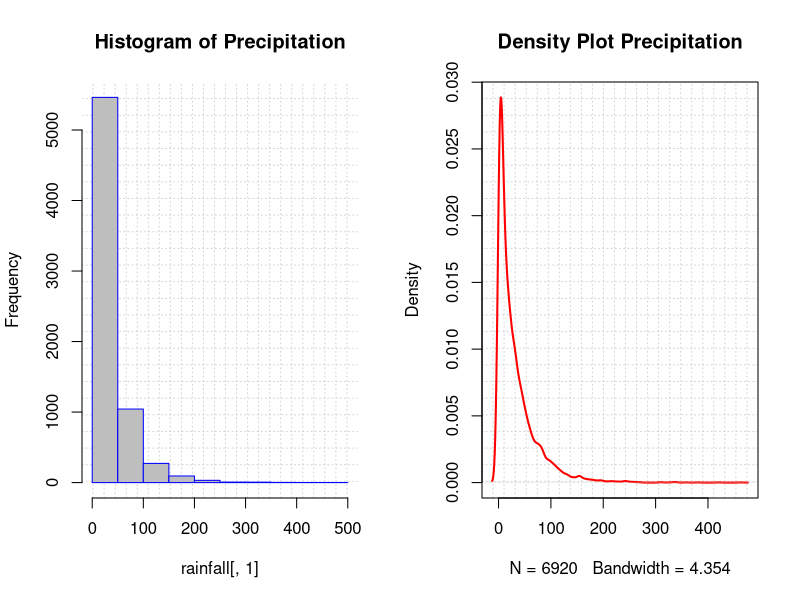
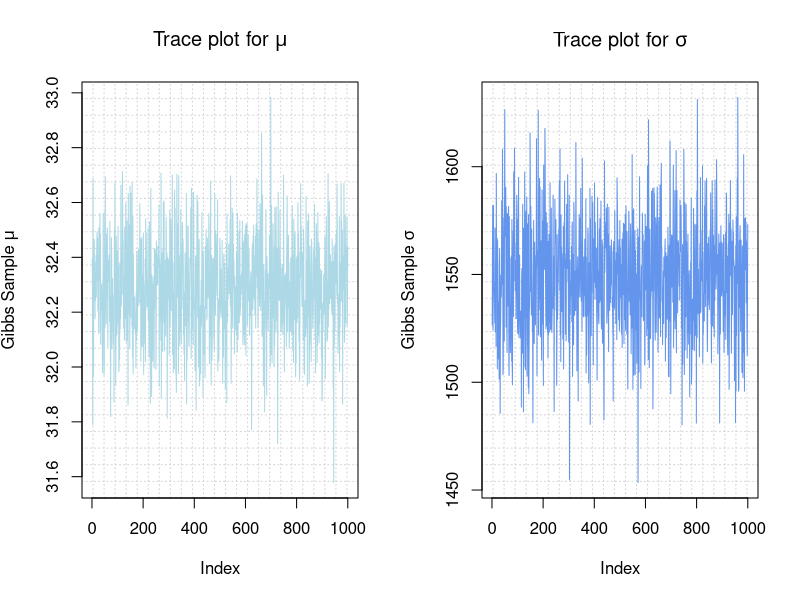
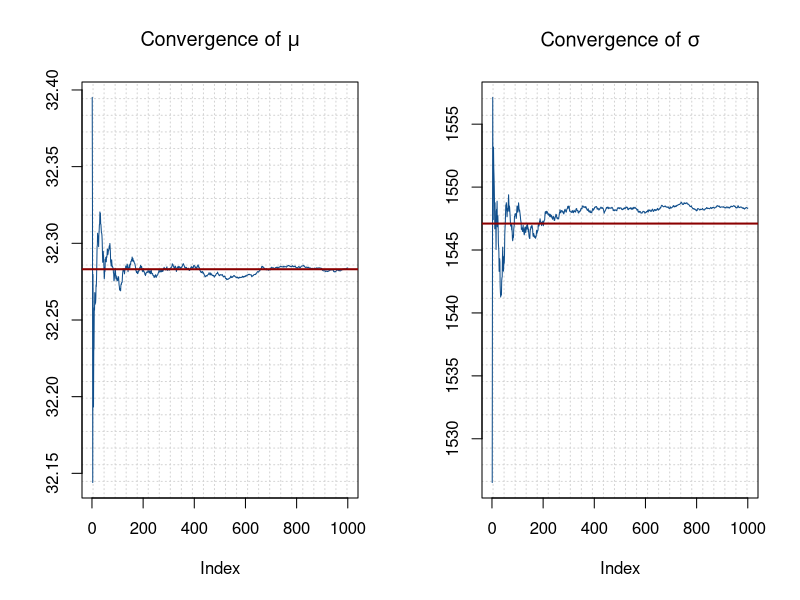
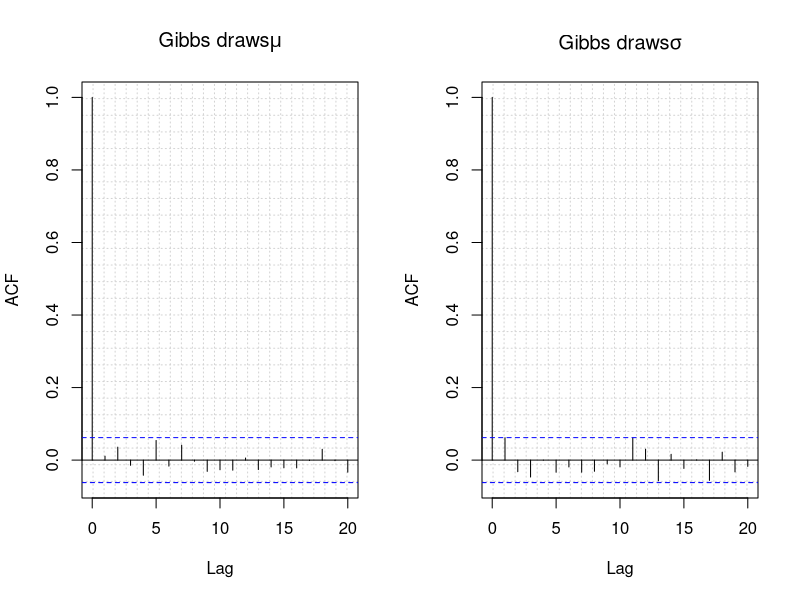
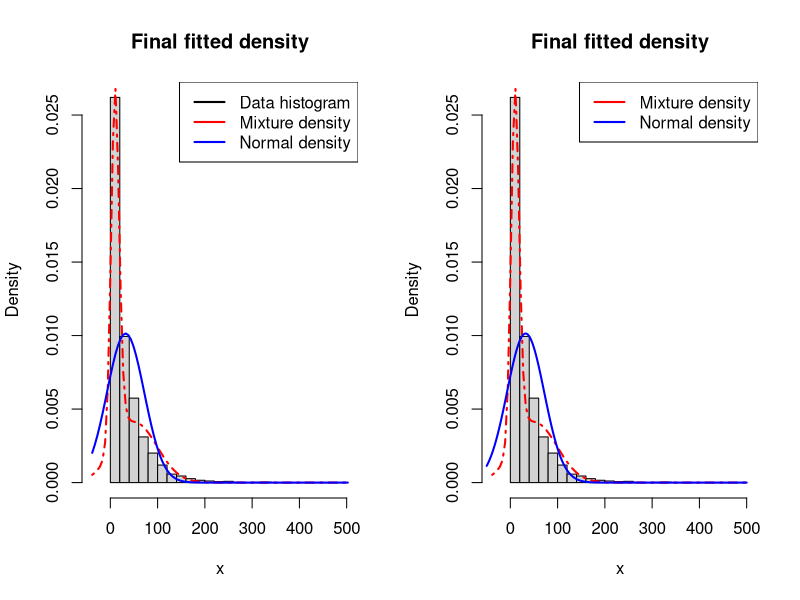
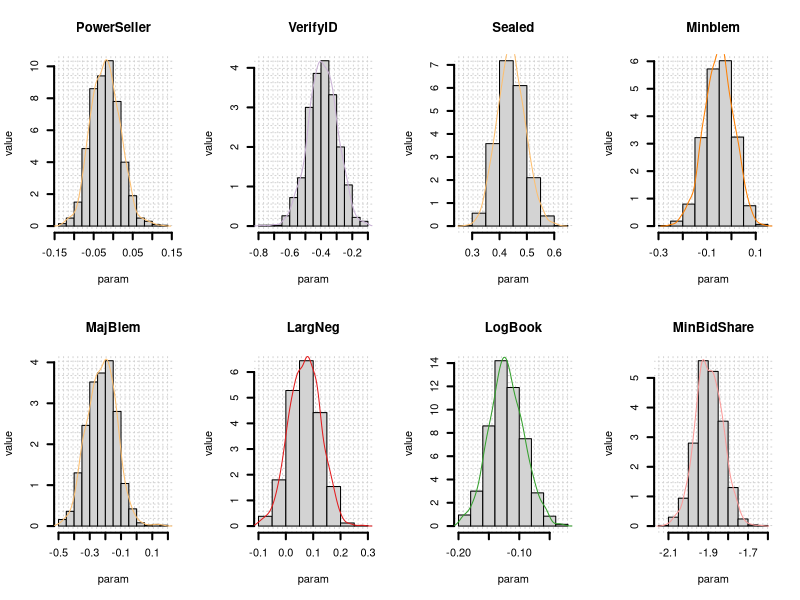
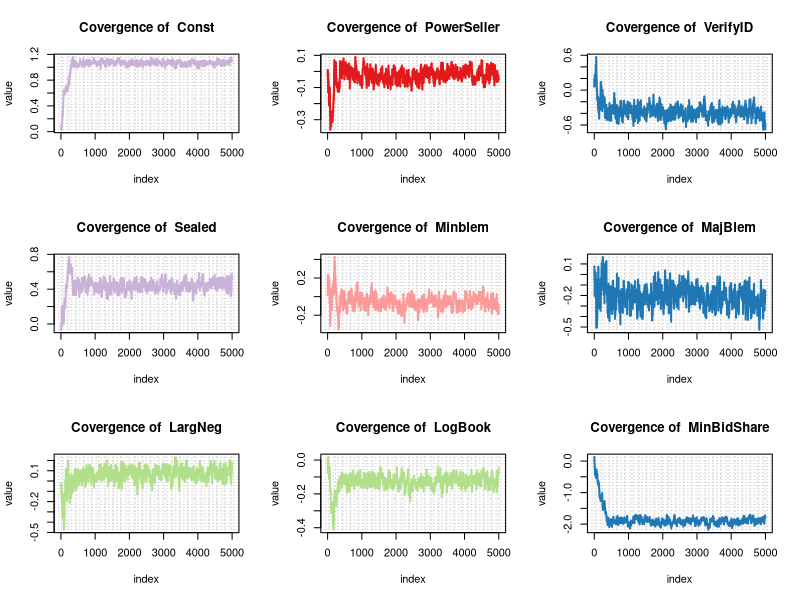
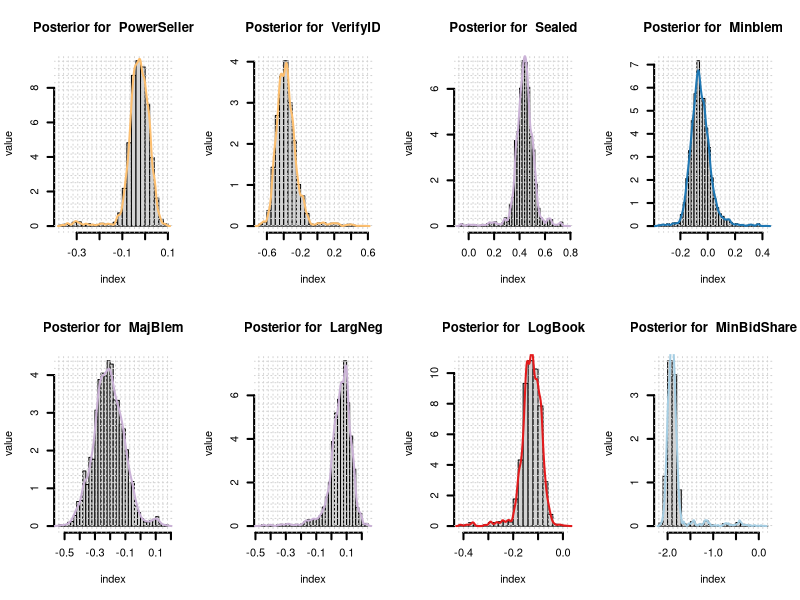

R code for these plots, in order:
## ---- chunk 1
#  i) 
# read data 
rainfall<-read.table('rainfall.dat',head=F)

par(mfrow=c(1,2))
hist(rainfall[,1],col="gray",border="blue",
     main="Histogram of Precipitation",panel.first=grid(25,25))
plot(density(rainfall[,1]),col="red",
     main="Density Plot Precipitation",
     lwd=2,panel.first=grid(25,25))
## ---- chunk 2
# inverse chi-sqare function
rInvChi2<-function(v0,sigma_sq0){
  # returns one sample from Inv-chi square for given (df,sigma)
  inverse.chi<-(v0*sigma_sq0)/rchisq(1,v0)
  return(inverse.chi)
}
# Gibbs sampler function
GibbsSampler<-function(nIter,mu0,tau0_squared,Sigma0_squared,v0,y){
  n=length(y) 
  muPost<-rep(0,nIter) # posterior mu 
  SigmaPost<-rep(0,nIter) # posterior sigma
  #ySample<-rep(0,nIter)
  
  numerator= ( n/Sigma0_squared )+( 1/tau0_squared)
  w=(n/Sigma0_squared)/numerator
  mu_n=w*mean(y)+(1-w)*mu0
  tau_n_squared=1/numerator
  # filling the posterior vectors
  for (i in 1:nIter){
  
    muPost[i]<-rnorm(n = 1,mean = mu_n,sd = tau_n_squared)
    SigmaPost[i]<-rInvChi2(v0+n, (v0*Sigma0_squared+sum( (y-muPost[i])^2)) / (v0+n) )
    #ySample[i]<-rnorm(n=1,muPost[i],SigmaPost[i])
  }
  
  return(list('muPost'=muPost,'SigmaPost'=SigmaPost)) #,'samplePost'=ySample))
  
}
# setting priors
mu0=mean(rainfall[,1])
tau0=1
v0=1
Sigma2=var(rainfall[,1])
# take sample
gibbs_sample=GibbsSampler(1000,mu0,tau0,Sigma2,v0,rainfall[,1])
## ---- chunk 3
par(mfrow=c(1,2))
plot(gibbs_sample$muPost,type = "l",main = expression(paste("Trace plot for ", mu)),
     col="lightblue",ylab=expression(paste("Gibbs Sample ",mu)),
     panel.first = grid(25,25))
plot(gibbs_sample$SigmaPost,type = 'l',
     main = expression(paste("Trace plot for ",sigma)),
     col="cornflowerblue",ylab=expression(paste("Gibbs Sample ",sigma)),
     panel.first = grid(25,25))
## ---- chunk 4
library(dplyr)
par(mfrow=c(1,2))
plot(cummean(gibbs_sample$muPost),type="l",col="dodgerblue4",
     main=expression(paste("Convergence of ",mu)),ylab = " ",
     panel.first = grid(25,25))
abline(h=mean(rainfall[,1]),col="darkred",lwd=2)

plot(cummean(gibbs_sample$SigmaPost),type="l",col="dodgerblue4",
     main = expression(paste("Convergence of ",sigma)),ylab=" ",
     panel.first = grid(25,25))
abline(h=var(rainfall[,1]),col="darkred",lwd=2)
## ---- chunk 5
par(mfrow=c(1,2))
acf(gibbs_sample$muPost, main=expression(paste('Gibbs draws',mu)),
    lag.max = 20,panel.first = grid(25,25))
acf(gibbs_sample$SigmaPost, main= expression(paste('Gibbs draws',sigma)), 
    lag.max = 20,panel.first = grid(25,25))
## ---- chunk 6
###Q1T2
# Estimating a simple mixture of normals
# Author: Mattias Villani, IDA, Linkoping University. http://mattiasvillani.com

##########    BEGIN USER INPUT #################
# Data options
rawData <- rainfall
x <- as.matrix(rainfall[,1])

# Model options
nComp <- 2    # Number of mixture components

# Prior options
alpha <- 10*rep(1,nComp) # Dirichlet(alpha)
muPrior <- rep(0,nComp) # Prior mean of mu
tau2Prior <- rep(10,nComp) # Prior std of mu
sigma2_0 <- rep(var(x),nComp) # s20 (best guess of sigma2)
nu0 <- rep(4,nComp) # degrees of freedom for prior on sigma2


# MCMC options
nIter <- 100 # Number of Gibbs sampling draws

# Plotting options
plotFit <- TRUE
lineColors <- c("blue", "green", "magenta", 'yellow')
#sleepTime <- 0.1 # Adding sleep time between iterations for plotting
################   END USER INPUT ###############

###### Defining a function that simulates from the 
rScaledInvChi2 <- function(n, df, scale){
  return((df*scale)/rchisq(n,df=df))
}

####### Defining a function that simulates from a Dirichlet distribution
rDirichlet <- function(param){
  nCat <- length(param)
  piDraws <- matrix(NA,nCat,1)
  for (j in 1:nCat){
    piDraws[j] <- rgamma(1,param[j],1)
  }
  piDraws = piDraws/sum(piDraws) # Diving every column of piDraws by the sum of the elements in that column.
  return(piDraws)
}

# Simple function that converts between two different representations of the mixture allocation
S2alloc <- function(S){
  n <- dim(S)[1]
  alloc <- rep(0,n)
  for (i in 1:n){
    alloc[i] <- which(S[i,] == 1)
  }
  return(alloc)
}

# Initial value for the MCMC
nObs <- length(x)
S <- t(rmultinom(nObs, size = 1 , prob = rep(1/nComp,nComp))) # nObs-by-nComp matrix with component allocations.
mu <- quantile(x, probs = seq(0,1,length = nComp))
sigma2 <- rep(var(x),nComp)
probObsInComp <- rep(NA, nComp)

# Setting up the plot
xGrid <- seq(min(x)-1*apply(x,2,sd),max(x)+1*apply(x,2,sd),length = 100)
xGridMin <- min(xGrid)
xGridMax <- max(xGrid)
mixDensMean <- rep(0,length(xGrid))
effIterCount <- 0
#ylim <- c(0,2*max(hist(x)$density))

for (k in 1:nIter){
  #message(paste('Iteration number:',k))
  alloc <- S2alloc(S) # Just a function that converts between different representations of the group allocations
  nAlloc <- colSums(S)
  #print(nAlloc)
  # Update components probabilities
  pi <- rDirichlet(alpha + nAlloc)
  
  # Update mu's
  for (j in 1:nComp){
    precPrior <- 1/tau2Prior[j]
    precData <- nAlloc[j]/sigma2[j]
    precPost <- precPrior + precData
    wPrior <- precPrior/precPost
    muPost <- wPrior*muPrior + (1-wPrior)*mean(x[alloc == j])
    tau2Post <- 1/precPost
    mu[j] <- rnorm(1, mean = muPost, sd = sqrt(tau2Post))
  }
  
  # Update sigma2's
  for (j in 1:nComp){
    sigma2[j] <- rScaledInvChi2(1, df = nu0[j] + nAlloc[j], scale = (nu0[j]*sigma2_0[j] + sum((x[alloc == j] - mu[j])^2))/(nu0[j] + nAlloc[j]))
  }
  
  # Update allocation
  for (i in 1:nObs){
    for (j in 1:nComp){
      probObsInComp[j] <- pi[j]*dnorm(x[i], mean = mu[j], sd = sqrt(sigma2[j]))
    }
    S[i,] <- t(rmultinom(1, size = 1 , prob = probObsInComp/sum(probObsInComp)))
  }
  
  # Printing the fitted density against data histogram
  if (plotFit && (k%%1 ==0)){
    effIterCount <- effIterCount + 1
    #hist(x, breaks = 20, freq = FALSE, xlim = c(xGridMin,xGridMax), main = paste("Iteration number",k), ylim = ylim)
    mixDens <- rep(0,length(xGrid))
    components <- c()
    for (j in 1:nComp){
      compDens <- dnorm(xGrid,mu[j],sd = sqrt(sigma2[j]))
      mixDens <- mixDens + pi[j]*compDens
      #lines(xGrid, compDens, type = "l", lwd = 2, col = lineColors[j])
      components[j] <- paste("Component ",j)
    }
    mixDensMean <- ((effIterCount-1)*mixDensMean + mixDens)/effIterCount
    
    #lines(xGrid, mixDens, type = "l", lty = 2, lwd = 3, col = 'red')
    #legend("topleft", box.lty = 1, legend = c("Data histogram",components, 'Mixture'), 
    #       col = c("black",lineColors[1:nComp], 'red'), lwd = 2)
  }
}
## ---- chunk 7
hist(x, breaks = 20, freq = FALSE, xlim = c(xGridMin,xGridMax), main = "Final fitted density")
lines(xGrid, mixDensMean, type = "l", lwd = 2, lty = 4, col = "red")
lines(xGrid, dnorm(xGrid, mean = mean(x), sd = apply(x,2,sd)), type = "l", lwd = 2, col = "blue")
legend("topright", box.lty = 1, legend = c("Data histogram","Mixture density","Normal density"), col=c("black","red","blue"), lwd = 2)
#########################    Helper functions    ##############################################
## ---- chunk 8
###Q1T3
hist(x, breaks = 20, freq = FALSE, xlim = c(xGridMin,xGridMax), main = "Final fitted density")
lines(xGrid, mixDensMean, type = "l", lwd = 2, lty = 4, col = "red")
lines(seq(-50,500,0.01),dnorm(seq(-50,500,0.01),mean(gibbs_sample$muPost),sqrt(mean(gibbs_sample$SigmaPost))),type = "l",col = "blue",lwd = 2)
legend("topright", box.lty = 1, legend = c("Mixture density","Normal density"), col=c("red","blue"), lwd = 2)
## ---- chunk 9
# a)
# read data
ebay_data=read.table('eBayNumberOfBidderData.dat',head=T)
#dim(ebay_data)
# fit glm model
glmModel <-glm(nBids ~ 0 + ., data = ebay_data, family = poisson(link = "log"))

# create a boolen for the significant coefficients a=0.05
coeffs_toselect<-summary(glmModel)$coefficients[-1,4]<0.05
# select sig. variables
sign_coeffs<- names(coeffs_toselect)[coeffs_toselect == TRUE] 

cat('The significant coefficients are :',sign_coeffs)
## ---- chunk 10
# b)

library("mvtnorm")
# Data from the read.table function is a data frame. Let's convert y and X to vector and matrix.
y <- as.vector(ebay_data[,which(names(ebay_data)=="nBids")]);length(y) # response variable
X <- as.matrix(ebay_data[,-which(names(ebay_data)=='nBids')]);dim(X) # covariates
covNames <- names(X) 
nPara <- dim(X)[2]; # number of covariates
# setting priors
tau <- 10;  
Sigma <- tau^2*solve(t(X)%*%X);
# LOgposterior function
LogPostPoison <- function(betaVect,y,X,Sigma){
  
  nPara <- length(betaVect);
  linPred <- X%*%betaVect;
  
  # evaluating the log-likelihood                                    
  logLik <- sum( linPred*y -exp(linPred) );
  if (abs(logLik) == Inf) logLik = -20000; # Likelihood is not finite, stear the optimizer away from here!
  
  # evaluating the prior
  logPrior <- dmvnorm(betaVect, matrix(0,nPara,1), Sigma, log=TRUE);

  # add the log prior and log-likelihood together to get log posterior
  return(logLik + logPrior)
}
# initial value
initVal <- as.vector(rep(0,dim(X)[2])); 
# use optim to minimize
OptimResults<-optim(initVal,LogPostPoison,gr=NULL,y,X,Sigma,method=c("BFGS"),control=list(fnscale=-1),hessian=TRUE)

# Printing the results to the screen
postMode <- OptimResults$par
#  Posterior covariance matrix is -inv(Hessian)
postCov <- -solve(OptimResults$hessian) 
# Naming the coefficient by covariates
names(postMode) <- covNames
# Computing approximate standard deviations.
approxPostStd <- sqrt(diag(postCov)) 
# Naming the coefficient by covariates
names(approxPostStd) <- covNames 

cat('The posterior mode is:')
cat("\n")
postMode
cat("------------------------------------------------")
cat("\n")
cat('The approximate posterior standard deviation is:')
cat("\n")
approxPostStd
## ---- chunk 11
library(MASS)
require(RColorBrewer)
# create pallete for sampling
pal<-brewer.pal(9, "Paired")
# take sample 
samp<-mvrnorm(1000,postMode,postCov)

par(mfrow=c(2,4))
for(i in 2:9){
  hist(samp[,i],freq=F,
       main=paste(colnames(X)[i]),
       xlab='param',ylab='value',lwd=2,panel.first = grid(25,25))
  lines(density(samp[,i]),col =sample(pal,1))
}
## ---- chunk 12
#  c)
library(mvtnorm)
# Metropolis Sampling function
RWMSampler<-function(logPostFunc,n.sim,cx,betaVect,SigmaP,...){
  # initial sample
  initSample=mvrnorm(n = 1,betaVect,SigmaP)
  # matrix to store the samples
  mat_betas<-matrix(nrow=n.sim,ncol=length(initSample))
  # store the initial sample to matrix
  mat_betas[1,]<-initSample
  for(i in 2:n.sim){
    # proposal sample 
    propSample<-as.vector( mvrnorm(n=1,mat_betas[i-1,],cx*SigmaP) )
    # calculate the approval ratio
    r=exp( logPostFunc(propSample,...)-logPostFunc(as.vector(mat_betas[i-1,]),...) )
    # check the acceptance condition
    if( runif(1)<min(1,r) ){
      mat_betas[i,]<-propSample
    }else{
      mat_betas[i,]<-mat_betas[i-1,]
    }
  }
  return(mat_betas)
}
# setting the input 
betaVect=as.vector(rep(0,dim(X)[2])); y=y; X=X; SigmaP=postCov; n.sim=5000; cx=0.5
res<-RWMSampler(LogPostPoison,n.sim,cx,betaVect,SigmaP,y,X,Sigma) # sample from Metropolis
## ---- chunk 13
par(mfrow=c(3,3))
for(i in 1:9){
  plot(res[,i],type="l",
       main=paste('Covergence of ',colnames(X)[i]),
       col =sample(pal,1),
       xlab='index',ylab='value',lwd=2,panel.first = grid(25,25))
}
## ---- chunk 14
par(mfrow=c(2,4))
for(i in 2:9){
  hist(res[,i],freq=F,breaks=30,
       main=paste('Posterior for ',colnames(X)[i]),
       xlab='index',ylab='value',lwd=2)
  lines(density(res[,i]),col =sample(pal,1),lwd=2,panel.first = grid(25,25))
}
